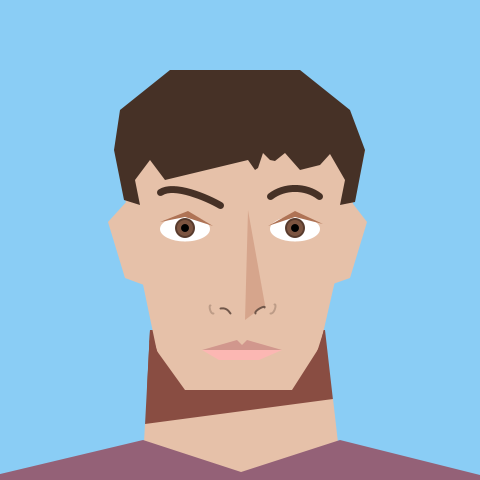
Frame 1 (no input)
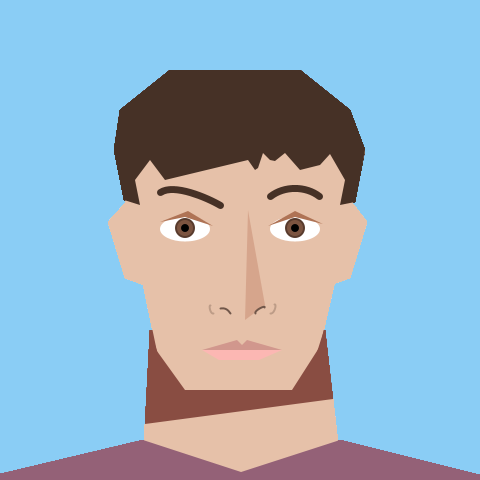
Frame 60 (the mouse pressed at the canvas centre just before this capture)
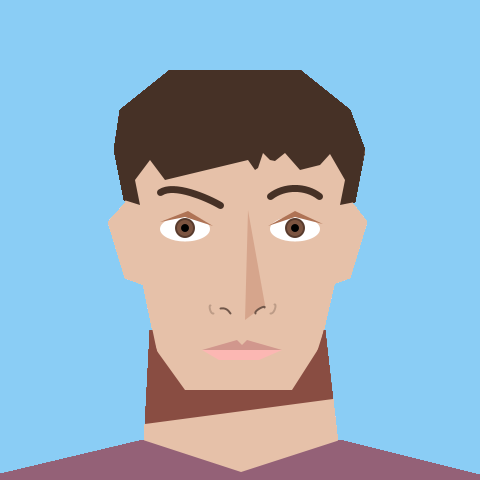
Frame 120 (the mouse held since frame 60 and released just before this capture)

The Processing sketch that drew these frames (run headless with seeded random() and noise(); from frame 60 on, the mouse is pressed at the canvas centre):

// Processing sketch: processing_35945
// ── processing_35945.pde

void setup() {
  size(480, 480);
  background(138, 205, 245);
  smooth();
}

void draw() {

  noStroke();
  fill(137, 77, 66);
  quad(150, 330, 325, 330, 333, 400, 145, 425);
  //top of neck
  noStroke();
  fill(230, 193, 169);
  quad(333, 399, 145, 424, 143, 460, 340, 460);
  triangle(143, 460, 340, 460, 250, 500);
  //rest of neck

  

  noStroke();
  fill(230, 193, 169);
  quad(115, 150, 365, 150, 310, 390, 165, 390);
  //general plane of front of face

  noStroke();
  fill(137, 77, 66);
  triangle(170, 390, 150, 330, 147, 390);
  triangle(165, 390, 185, 390, 149, 340);
  //left jaw
  triangle(305, 390, 324, 330, 330, 390);
  triangle(306, 390, 292, 390, 324, 340);
  //right jaw

  noStroke();
  fill(209, 151, 141);
  quad(202, 350, 242, 350, 242, 345, 237, 340);
  quad(242, 350, 242, 345, 247, 340, 282, 350);
  triangle(225, 350, 238, 353, 251, 350);
  //top lip
  noStroke();
  fill(252, 183, 179);
  quad(202, 350, 219, 360, 259, 360, 282, 350);
  //bottom lip

  noStroke();
  fill(214, 165, 140);
  triangle(245, 320, 248, 210, 265, 305);
  //shadow on nose
  noFill();
  stroke(113, 87, 74);
  strokeWeight(2);
  curve(200, 318, 220, 308, 230, 313, 235, 330); 
  //left nose hole
  curve(275, 325, 255, 313, 264, 307, 245, 330);
  //right nose hole
  stroke(113, 87, 74, 90);
  curve(225, 318, 210, 305, 213, 313, 230, 300);
  //left nostril
  curve(255, 318, 274, 304, 270, 313, 250, 300);
  //right nostril

  noStroke();
  fill(255, 255, 255);
  ellipse(185, 229, 50, 25);
  //left eyeball
  ellipse(295, 229, 50, 25);
  //right eyeball

  fill(88, 59, 45);
  ellipse(185, 228, 20, 20);
  fill(124, 84, 64);
  ellipse(185, 228, 16, 16);
  //left iris
  fill(88, 59, 45);
  ellipse(295, 228, 20, 20);
  fill(124, 84, 64);
  ellipse(295, 228, 16, 16);
  //right iris

  fill(0, 0, 0);
  ellipse(185, 228, 8, 8);
  //left pupil
  ellipse(295, 228, 8, 8);
  //right pupil

  noStroke();
  fill(175, 115, 85);
  quad(185, 217, 213, 226, 188, 211, 160, 222);
  //left eyelid
  quad(268, 226, 295, 217, 323, 224, 295, 211);
  //right eyelid

  stroke(70, 49, 38);
  strokeWeight(7);
  strokeJoin(ROUND);
  noFill();
  curve(240, 239, 220, 205, 160, 192, 140, 260);
  //left eyebrow
  arc(295, 216, 70, 55, PI+(PI/4), TWO_PI-(PI/4));
  //right eyebrow

  noStroke();
  fill(230, 193, 169);
  quad(128, 200, 108, 222, 125, 278, 144, 285);
  //left ear
  quad(350, 200, 367, 222, 350, 278, 330, 285);
  //right ear

  fill(70, 49, 38);
  noStroke();
  //quad(114, 145, 124, 200, 140, 205, 135, 147);
  beginShape();
  vertex(114, 150);
  vertex(124, 200);
  vertex(140, 205);
  vertex(135, 180);
  vertex(150, 160);
  vertex(165, 180);
  vertex(248, 160);
  vertex(255, 170);
  vertex(258, 168);
  vertex(263, 153);
  vertex(270, 160);
  vertex(275, 161);
  vertex(285, 153);
  vertex(300, 170);
  vertex(320, 165);
  vertex(330, 154);
  vertex(345, 180);
  vertex(340, 205);
  vertex(355, 202);
  vertex(365, 150);
  vertex(350, 110);
  vertex(300, 70);
  vertex(170, 70);
  vertex(120, 110);
  endShape(CLOSE);
  //hair

  noStroke();
  fill(148, 97, 119);
  triangle(143, 440, -25, 480, 480, 550);
  triangle(340, 440, 500, 480, 0, 550);
  //shirt
  
  
}
